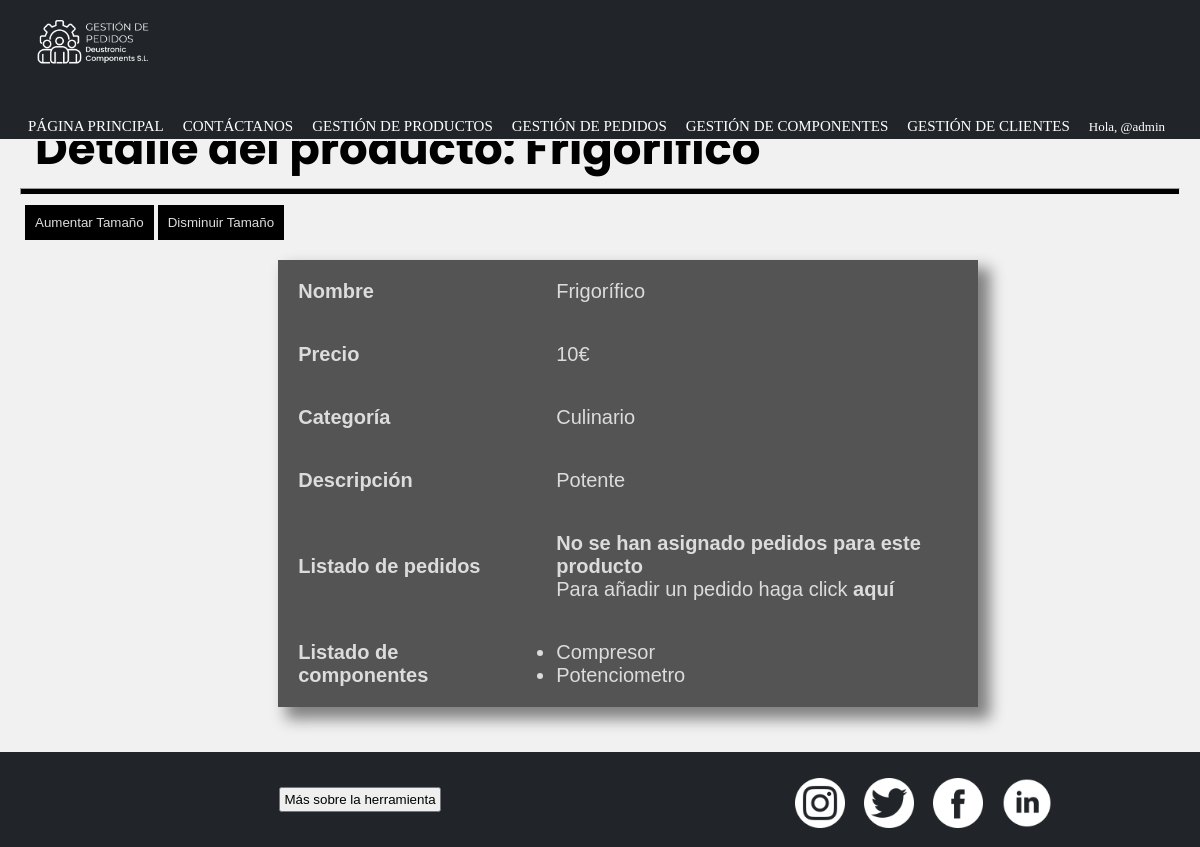
/gestionDePedidos/detalleProducto/10/ (signed in), run on the app's committed database.
### appGestionDePedidos/models.py (models this page shows, shortened)
class Producto(models.Model):
    precio = models.IntegerField()
    nombre = models.CharField(max_length=50)
    descripcion = models.TextField(max_length=50)
    categoria = models.CharField(max_length=50)
    componentes = models.ManyToManyField(Componente, through = 'Consta') #esto nos crea la tabla intermedia de la n-m invisible producto-componente

class Componente(models.Model):
    nombre = models.CharField(max_length=50)
    marca = models.CharField(max_length=50)

### appGestionDePedidos/views.py (the view)
# urls.py: path('detalleProducto/<int:pk>/', ProductoDetailView.as_view(), name = 'detalleProducto'),
class ProductoDetailView(PermissionRequiredMixin, DetailView):
        permission_required = 'appGestionDePedidos.view_producto'
        model = Producto
        template_name = 'detalleProducto.html'
        context_object_name = 'detalle_producto'

### appGestionDePedidos/templates/DetalleProducto.html (shortened to what this page needs)
{% extends "base.html" %}
{% load static %}
{% block content %}
    <header>
        <h2 class="pagSecundarias">Detalle del producto: {{detalle_producto.nombre}}</h2>
        <hr>
    </header>
    <div id="botones">
        <button id="aumentarTamaño">Aumentar Tamaño</button>
        <button id="disminuirTamaño">Disminuir Tamaño</button>
    </div>
    <div class="detalle">
        <table id="texto">
            <tr>
                <th>Nombre</th>
                <td>{{ detalle_producto.nombre }}</td>
            </tr>
            <tr>
                <th>Precio</th>
                <td>{{ detalle_producto.precio }}€</td>
            </tr>
            <tr>
                <th>Categoría</th>
                <td>{{ detalle_producto.categoria }}</td>
            </tr>
            <tr>
                <th>Descripción</th>
                <td>{{ detalle_producto.descripcion }}</td>
            </tr>
            <tr>
                <th>Listado de pedidos</th>
                <td>
                    {% if detalle_producto.compone_set.all %}
                        <ul>
                            {% for pedidos in detalle_producto.compone_set.all %}
                                <li>{{pedidos.pedido}} cant.:{{pedidos.cantidad}}</li>
                            {% endfor %}
                        </ul>
                    {% else %}
                        <h4>No se han asignado pedidos para este producto</h4>
                        {% if perms.appGestionDePedidos.add_compone %}
                            <p>Para añadir un pedido haga click <a href="{% url 'anyadirPedidoProducto' %}">aquí</a></p>
                        {% endif %}
                    {% endif %}
                </td>
            </tr>
            <tr>
                <th>Listado de componentes</th>
                <td>
                    {% if detalle_producto.componentes.all %}
                        <ul>
                            {% for componentes in detalle_producto.componentes.all %}
                                <li>{{componentes.nombre}}</li>
                            {% endfor %}
                        </ul>
                    {% else %}
                        <h4>No se han asignado componentes para este producto</h4>
                        {% if perms.appGestionDePedidos.add_consta %}
                            <p>Para asignar un componente haga click <a href="{% url 'anyadirComponenteProducto' %}">aquí</a></p>
                        {% endif %}
                    {% endif %}
                </td>
            </tr>
        </table>
    </div>
{% endblock %}

### appGestionDePedidos/templates/base.html (shortened to what this page needs)
<!DOCTYPE html>
{% load static %}
<html lang="es">
<head>
    <link rel="stylesheet" href="{% static 'CSS/style.css' %}?{% now 'U' %}">
</head>
<body>
    <header>
        <div class="nav-fijado">
            <nav class="menu">
                <img src="{% static 'IMG/logo_nav.png' %}" alt="Logo" width="150px">
                <ul>
                    <li><a href="{% url 'pagPrincipal' %}">PÁGINA PRINCIPAL</a></li>
                    <li><a href = "{% url 'contacto' %}">CONTÁCTANOS</a></li>
                    <li><a href="">GESTIÓN DE PRODUCTOS</a>
                    </li>
                    <li><a href="">GESTIÓN DE PEDIDOS</a>
                    </li>
                    <li><a href="">GESTIÓN DE COMPONENTES</a>
                    </li>
                    <li><a href="">GESTIÓN DE CLIENTES</a>
                    </li>
                    {% if user.is_authenticated %}
                        <li>
                            <p id="saludo-usuario">Hola, @{{ user.username }}</p>
                        </li>
                    {% else %}
                        <li>
                            <a href="{% url 'login' %}" title="Iniciar sesión"><img src="{% static 'IMG/iniciar_sesion.png' %}" width="25px" height="25px"></a>
                        </li>
                    {% endif %}
                </ul>
            </nav>
        </div>
    </header>
    <main>
        {% block content %}{% endblock %}
    </main>
    <footer class="pie">
        <div id="saberMas">
            <button id="masInfo">Más sobre la herramienta</button>
        </div>
        <div id="redes">
            <a href="https://www.instagram.com/?hl=es" title="Instagram"><img src="{% static 'IMG/instagram.png' %}" alt="Intagram" width="50px" height="50px"></a>
            <a href="https://twitter.com/?lang=es" title="Twitter"><img src="{% static 'IMG/twitter.png' %}"alt="Twitter" width="50px" height="50px"></a>
            <a href="https://es-es.facebook.com/" title="Facebook"><img src="{% static 'IMG/facebook.png' %}" alt="Facebook" width="50px" height="50px"></a>
            <a href="https://es.linkedin.com/" title="LinkedIn"><img src="{% static 'IMG/linkedin.png' %}" alt="LinkedIn" width="50px" height="50px"></a>
        </div>
    </footer>
</body>
</html>

### appGestionDePedidos/static/CSS/style.css (style rules this page uses)
* { padding: 0; margin: 0; }
.nav-fijado { width: 100%; position: fixed; z-index: 1; border-bottom: 2px solid rgb(241, 241, 241); background-color: rgb(33, 37, 41); }
.menu { margin-left: auto; margin-right: auto; font-family: "calibri"; width: 100%; }
.menu img { float: left; padding-top: 0px; padding-left: 15px; padding-bottom: 0px; }
.menu ul { margin: auto; list-style: none; padding-right: 20px; float: right; }
.menu li { display: inline-block; }
.menu li a { text-decoration: none; color: white; font-size: 15px; padding-top: 30px; padding-right: 15px; transition: color 0.4s; display: table-cell; vertical-align: middle; }
.menu li p { text-decoration: none; color: white; font-size: 15px; padding-top: 35px; padding-right: 15px; display: table-cell; vertical-align: middle; }
.menu #saludo-usuario { font-size: 13px; }
.pie { background-color: rgb(33, 37, 41); min-height: 95px; height: 100%; width: 100%; bottom: 0; clear: right; clear: left; display: flex; align-items: center; }
.pie #redes { margin-left: 60px; }
.pie #saberMas { text-align: center; width: 700px; padding: 10px; font-family: "poppins", Arial, Helvetica, sans-serif; font-size: 15px; color: gainsboro; }
.pie #saberMas button { padding: 3px; }
.pie img { margin-top: 10px; margin-left: 15px; }
body { height: 100%; background-color: rgb(241, 241, 241); }
main { min-height: 521px; height: 100%; padding: 15px; }
main h2 { padding: 20px; font-family: "poppins", Arial, Helvetica, sans-serif; font-size: 45px; color: black; }
.pagSecundarias { padding-top: 100px; }
hr { margin: auto; margin-top: -15px; height: 5px; width: 99%; background-color: black; }
#botones { margin: 10px; }
#botones button { padding: 10px; border: 0px; background-color: black; color: gainsboro; transition: background-color 1s; }
.detalle { padding: 30px; padding-top: 10px; width: 55%; margin: auto; }
.detalle table { border-collapse: collapse; border-spacing: 0; box-shadow: 10px 10px 14px 2px rgba(0,0,0,0.47); font-family: "calibri", Verdana, Geneva, Tahoma, sans-serif; font-size: 20px; color: gainsboro; width: 700px; text-align: left; background-color: rgba(0, 0, 0, 0.65); }
.detalle tr { transition: background-color 1s; }
.detalle th, td { padding: 20px; }
.detalle p a { font-weight: 800; text-decoration: none; color: gainsboro; transition: color 0.4s; }

### data on the page
Producto: nombre "Frigorífico", precio "10", categoria "Culinario", descripcion "Potente"
Componente: nombre "Compresor"
Componente: nombre "Potenciometro"

### other printed values
{{ user.username }} "admin"
